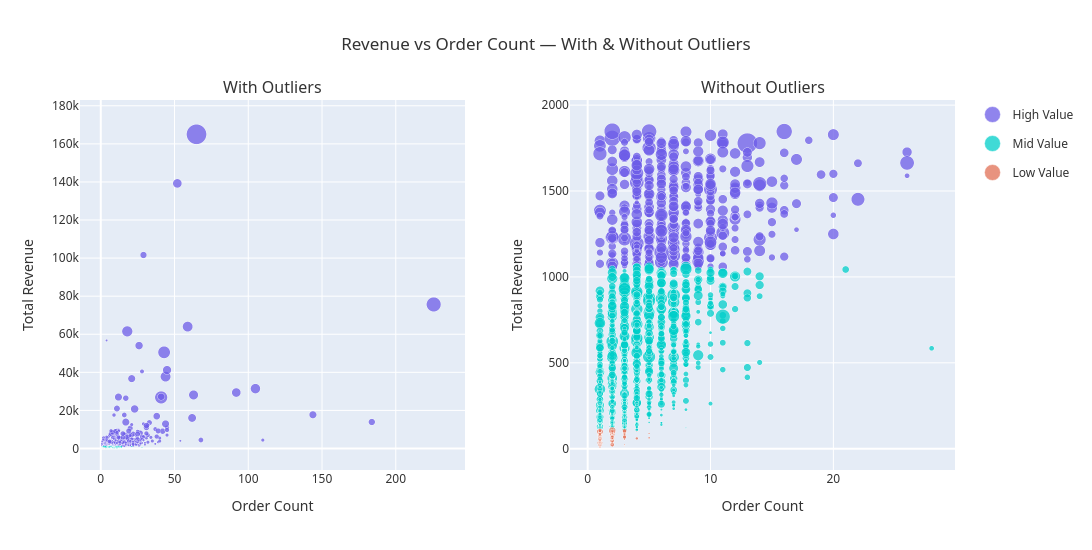

The code cell stored with this chart in its notebook:
### Markdown cell above
### Revenue vs Order Count

### Code cell
import pandas as pd
import plotly.express as px
from plotly.subplots import make_subplots
import plotly.graph_objects as go

df = pd.read_csv("../data/gold/customer_value.csv")

# -----------------------------
# Remove outliers using IQR
# -----------------------------
Q1 = df["TotalRevenue"].quantile(0.25)
Q3 = df["TotalRevenue"].quantile(0.75)
IQR = Q3 - Q1
upper_bound = Q3 + 1.5 * IQR

df_filtered = df[df["TotalRevenue"] <= upper_bound]

# -----------------------------
# Create subplot layout
# -----------------------------
fig = make_subplots(
    rows=1, cols=2,
    subplot_titles=("With Outliers", "Without Outliers"),
    horizontal_spacing=0.12
)

# -----------------------------
# Scatter 1 — With Outliers
# -----------------------------
scatter1 = px.scatter(
    df,
    x="OrderCount",
    y="TotalRevenue",
    color="Segment",
    size="TotalQuantity",
    hover_data=["CustomerID", "AOV"],
    color_discrete_map={
        "High Value": "#6C5CE7",
        "Mid Value": "#00CEC9",
        "Low Value": "#E17055"
    }
)

# Add traces — legend ON for first subplot
for trace in scatter1.data:
    trace.showlegend = True
    fig.add_trace(trace, row=1, col=1)

# -----------------------------
# Scatter 2 — Without Outliers
# -----------------------------
scatter2 = px.scatter(
    df_filtered,
    x="OrderCount",
    y="TotalRevenue",
    color="Segment",
    size="TotalQuantity",
    hover_data=["CustomerID", "AOV"],
    color_discrete_map={
        "High Value": "#6C5CE7",
        "Mid Value": "#00CEC9",
        "Low Value": "#E17055"
    }
)

# Add traces — legend OFF for second subplot
for trace in scatter2.data:
    trace.showlegend = False
    fig.add_trace(trace, row=1, col=2)

# -----------------------------
# Axis Labels for BOTH plots
# -----------------------------
fig.update_xaxes(title_text="Order Count", row=1, col=1)
fig.update_yaxes(title_text="Total Revenue", row=1, col=1)

fig.update_xaxes(title_text="Order Count", row=1, col=2)
fig.update_yaxes(title_text="Total Revenue", row=1, col=2)

# -----------------------------
# Layout styling
# -----------------------------
fig.update_traces(marker=dict(opacity=0.75, line=dict(width=0.5, color="white")))

fig.update_layout(
    title_text="Revenue vs Order Count — With & Without Outliers",
    title_x=0.5,
    width=1200,
    height=550,
    font=dict(family="Segoe UI, Roboto, Arial", size=12, color="#333")
)

fig.show()

### Figure 1 — Plotly figure (JSON) as saved in the notebook; plotly's stock layout.template omitted (floating-point values rounded to 4 significant figures; data arrays with more than 128 entries replaced by an {"elided": "..."} marker saying what was removed)
{"data": [{"customdata": {"elided": "842x2 float values"}, "hovertemplate": "Segment=High Value<br>OrderCount=%{x}<br>TotalRevenue=%{y}<br>TotalQuantity=%{marker.size}<br>CustomerID=%{customdata[0]}<br>AOV=%{customdata[1]}<extra></extra>", "legendgroup": "High Value", "marker": {"color": "#6C5CE7", "line": {"color": "white", "width": 0.5}, "opacity": 0.75, "size": {"elided": "842 float values"}, "sizemode": "area", "sizeref": 219.6, "symbol": "circle"}, "mode": "markers", "name": "High Value", "showlegend": true, "type": "scattergl", "x": {"elided": "842 int values"}, "xaxis": "x", "y": {"elided": "842 float values"}, "yaxis": "y"}, {"customdata": {"elided": "2525x2 float values"}, "hovertemplate": "Segment=Mid Value<br>OrderCount=%{x}<br>TotalRevenue=%{y}<br>TotalQuantity=%{marker.size}<br>CustomerID=%{customdata[0]}<br>AOV=%{customdata[1]}<extra></extra>", "legendgroup": "Mid Value", "marker": {"color": "#00CEC9", "line": {"color": "white", "width": 0.5}, "opacity": 0.75, "size": {"elided": "2525 float values"}, "sizemode": "area", "sizeref": 219.6, "symbol": "circle"}, "mode": "markers", "name": "Mid Value", "showlegend": true, "type": "scattergl", "x": {"elided": "2525 int values"}, "xaxis": "x", "y": {"elided": "2525 float values"}, "yaxis": "y"}, {"customdata": {"elided": "841x2 float values"}, "hovertemplate": "Segment=Low Value<br>OrderCount=%{x}<br>TotalRevenue=%{y}<br>TotalQuantity=%{marker.size}<br>CustomerID=%{customdata[0]}<br>AOV=%{customdata[1]}<extra></extra>", "legendgroup": "Low Value", "marker": {"color": "#E17055", "line": {"color": "white", "width": 0.5}, "opacity": 0.75, "size": {"elided": "841 float values"}, "sizemode": "area", "sizeref": 219.6, "symbol": "circle"}, "mode": "markers", "name": "Low Value", "showlegend": true, "type": "scattergl", "x": {"elided": "841 int values"}, "xaxis": "x", "y": {"elided": "841 float values"}, "yaxis": "y"}, {"customdata": {"elided": "455x2 float values"}, "hovertemplate": "Segment=High Value<br>OrderCount=%{x}<br>TotalRevenue=%{y}<br>TotalQuantity=%{marker.size}<br>CustomerID=%{customdata[0]}<br>AOV=%{customdata[1]}<extra></extra>", "legendgroup": "High Value", "marker": {"color": "#6C5CE7", "line": {"color": "white", "width": 0.5}, "opacity": 0.75, "size": {"elided": "455 float values"}, "sizemode": "area", "sizeref": 9.303, "symbol": "circle"}, "mode": "markers", "name": "High Value", "showlegend": false, "type": "scattergl", "x": {"elided": "455 int values"}, "xaxis": "x2", "y": {"elided": "455 float values"}, "yaxis": "y2"}, {"customdata": {"elided": "2525x2 float values"}, "hovertemplate": "Segment=Mid Value<br>OrderCount=%{x}<br>TotalRevenue=%{y}<br>TotalQuantity=%{marker.size}<br>CustomerID=%{customdata[0]}<br>AOV=%{customdata[1]}<extra></extra>", "legendgroup": "Mid Value", "marker": {"color": "#00CEC9", "line": {"color": "white", "width": 0.5}, "opacity": 0.75, "size": {"elided": "2525 float values"}, "sizemode": "area", "sizeref": 9.303, "symbol": "circle"}, "mode": "markers", "name": "Mid Value", "showlegend": false, "type": "scattergl", "x": {"elided": "2525 int values"}, "xaxis": "x2", "y": {"elided": "2525 float values"}, "yaxis": "y2"}, {"customdata": {"elided": "841x2 float values"}, "hovertemplate": "Segment=Low Value<br>OrderCount=%{x}<br>TotalRevenue=%{y}<br>TotalQuantity=%{marker.size}<br>CustomerID=%{customdata[0]}<br>AOV=%{customdata[1]}<extra></extra>", "legendgroup": "Low Value", "marker": {"color": "#E17055", "line": {"color": "white", "width": 0.5}, "opacity": 0.75, "size": {"elided": "841 float values"}, "sizemode": "area", "sizeref": 9.303, "symbol": "circle"}, "mode": "markers", "name": "Low Value", "showlegend": false, "type": "scattergl", "x": {"elided": "841 int values"}, "xaxis": "x2", "y": {"elided": "841 float values"}, "yaxis": "y2"}], "layout": {"annotations": [{"font": {"size": 16}, "showarrow": false, "text": "With Outliers", "x": 0.22, "xanchor": "center", "xref": "paper", "y": 1, "yanchor": "bottom", "yref": "paper"}, {"font": {"size": 16}, "showarrow": false, "text": "Without Outliers", "x": 0.78, "xanchor": "center", "xref": "paper", "y": 1, "yanchor": "bottom", "yref": "paper"}], "font": {"color": "#333", "family": "Segoe UI, Roboto, Arial", "size": 12}, "height": 550, "title": {"text": "Revenue vs Order Count — With & Without Outliers", "x": 0.5}, "width": 1200, "xaxis": {"anchor": "y", "domain": [0, 0.44], "title": {"text": "Order Count"}}, "xaxis2": {"anchor": "y2", "domain": [0.56, 1], "title": {"text": "Order Count"}}, "yaxis": {"anchor": "x", "domain": [0, 1], "title": {"text": "Total Revenue"}}, "yaxis2": {"anchor": "x2", "domain": [0, 1], "title": {"text": "Total Revenue"}}}}
